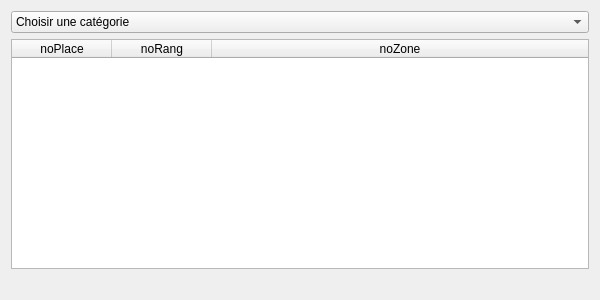
<?xml version="1.0" encoding="UTF-8"?>
<ui version="4.0">
 <class>fct_comp_1</class>
 <widget class="QDialog" name="fct_comp_1">
  <property name="geometry">
   <rect>
    <x>0</x>
    <y>0</y>
    <width>600</width>
    <height>300</height>
   </rect>
  </property>
  <property name="windowTitle">
   <string>Liste des places d'une catégorie (version 1)</string>
  </property>
  <property name="windowOpacity">
   <double>9.000000000000000</double>
  </property>
  <layout class="QVBoxLayout" name="verticalLayout">
   <item>
    <widget class="QComboBox" name="comboBox_categorie">
     <property name="enabled">
      <bool>true</bool>
     </property>
     <property name="sizeAdjustPolicy">
      <enum>QComboBox::AdjustToContentsOnFirstShow</enum>
     </property>
     <item>
      <property name="text">
       <string>Choisir une catégorie</string>
      </property>
     </item>
     <item>
      <property name="text">
       <string>orchestre</string>
      </property>
     </item>
     <item>
      <property name="text">
       <string>balcon</string>
      </property>
     </item>
     <item>
      <property name="text">
       <string>poulailler</string>
      </property>
     </item>
    </widget>
   </item>
   <item>
    <widget class="QTableWidget" name="table_fct_comp_1">
     <attribute name="horizontalHeaderMinimumSectionSize">
      <number>50</number>
     </attribute>
     <attribute name="horizontalHeaderStretchLastSection">
      <bool>true</bool>
     </attribute>
     <attribute name="verticalHeaderVisible">
      <bool>false</bool>
     </attribute>
     <column>
      <property name="text">
       <string>noPlace</string>
      </property>
     </column>
     <column>
      <property name="text">
       <string>noRang</string>
      </property>
     </column>
     <column>
      <property name="text">
       <string>noZone</string>
      </property>
     </column>
    </widget>
   </item>
   <item>
    <widget class="QLabel" name="label_fct_comp_1">
     <property name="text">
      <string/>
     </property>
     <property name="alignment">
      <set>Qt::AlignCenter</set>
     </property>
    </widget>
   </item>
  </layout>
 </widget>
 <resources/>
 <connections/>
 <slots>
  <slot>refreshResult()</slot>
 </slots>
</ui>
